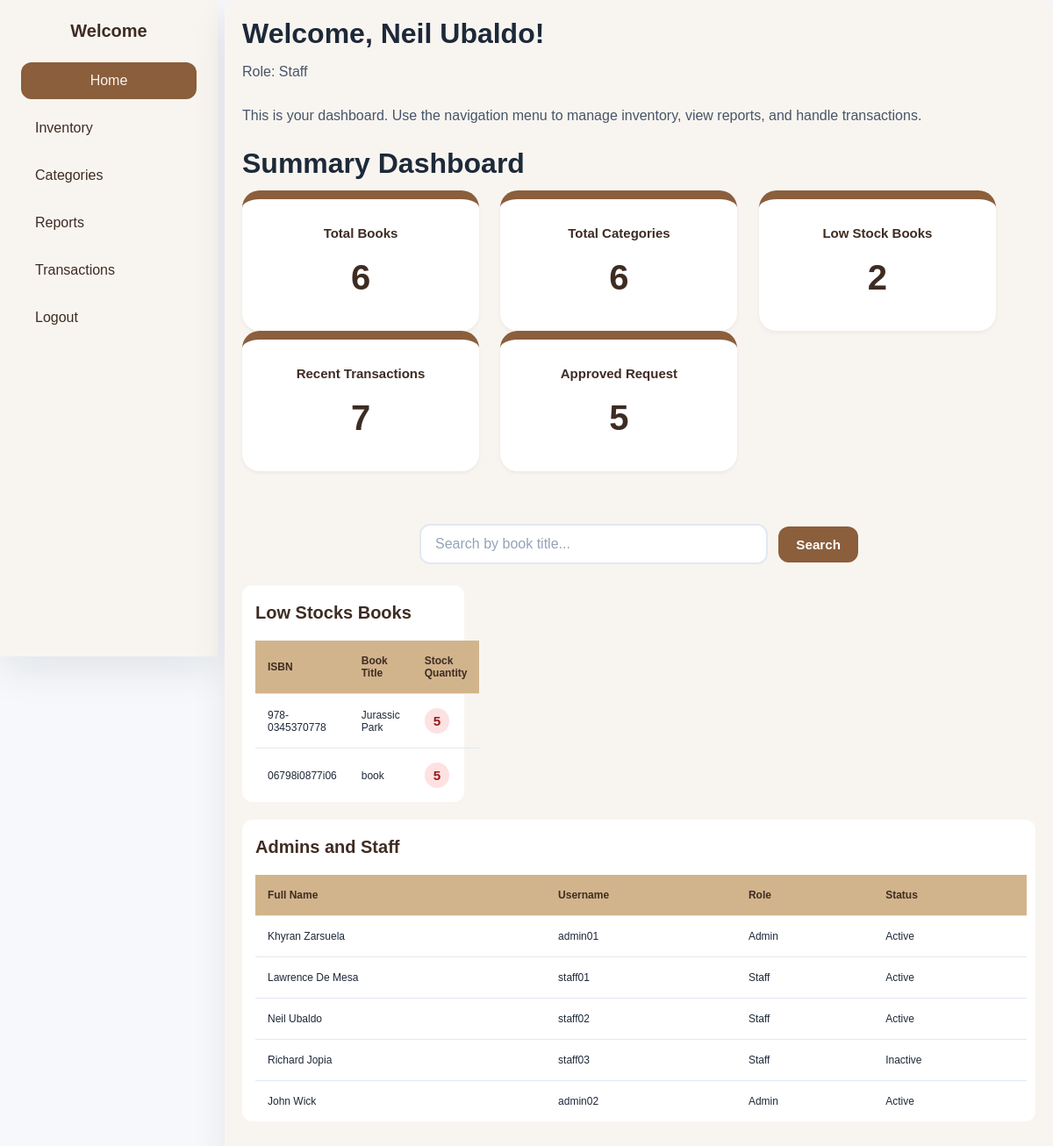
Screenshot of /index.php (signed in) with the database file from the repository.
### tables this page shows
CREATE TABLE `books` (
  `book_id` int(11) NOT NULL,
  `isbn` varchar(20) NOT NULL,
  `title` varchar(150) NOT NULL,
  `author_id` int(11) NOT NULL,
  `category_id` int(11) NOT NULL,
  `price` decimal(10,2) NOT NULL,
  `stock_quantity` int(11) NOT NULL
);

CREATE TABLE `users` (
  `user_id` int(11) NOT NULL,
  `role_id` int(11) NOT NULL,
  `full_name` varchar(100) NOT NULL,
  `username` varchar(50) NOT NULL,
  `password` varchar(255) NOT NULL,
  `status` enum('Active','Inactive') NOT NULL
);

CREATE TABLE `roles` (
  `role_id` int(11) NOT NULL,
  `role_name` varchar(50) NOT NULL
);

### index.php (the view, shortened to what this page needs)
<?php
    include "add.php";
     $queryTotalBooksCount = "SELECT COUNT(*) AS total_books FROM books;";
    $sqlTotalBooksCount = mysqli_query($connection, $queryTotalBooksCount);
     $queryTotalCategCount = "SELECT COUNT(*) AS total_categories FROM categories;";
    $sqlTotalCategCount = mysqli_query($connection, $queryTotalCategCount);
    $queryLowStockCount = "SELECT COUNT(*) AS low_stock_books FROM books WHERE stock_quantity < 10;";
    $sqlLowStockCount = mysqli_query($connection, $queryLowStockCount);
     $queryLowStock = "SELECT isbn, title, stock_quantity FROM books WHERE stock_quantity < 10;";
    $sqlLowStock = mysqli_query($connection, $queryLowStock);
    $queryRecentTransactionsCount = "SELECT COUNT(*) AS recent_transactions FROM inventory_transactions WHERE transaction_date >= DATE_SUB(CURDATE(), INTERVAL 7 DAY);";
    $sqlRecentTransactionsCount = mysqli_query($connection, $queryRecentTransactionsCount);
    $queryApprovedCount = "SELECT users.full_name, COUNT(inventory_transactions.transaction_id) AS approved_transactions
                        FROM users
                        INNER JOIN inventory_transactions
                        ON users.user_id = inventory_transactions.user_id WHERE inventory_transactions.status = 'Approved' GROUP BY users.full_name;";
     $sqlApprovedCount = mysqli_query($connection,$queryApprovedCount);
    $queryUsers = "SELECT users.full_name, users.username, roles.role_name, users.status
                FROM users
                INNER JOIN roles ON users.role_id = roles.role_id;";
     $sqlUsers = mysqli_query($connection,$queryUsers);
?>
<!DOCTYPE html>
<html lang="en">
<head>
    <link rel="stylesheet" href="s.css">
</head>
<body>
    <div class="layout">
        <aside class="sidebar">
            <div class="sidebar-header">
                <h2 style="text-align: center; color: var(--text);">Welcome</h2>
            </div>
            <nav class="sidebar-nav">
                 <a href="#" style="  background-color: var(--primary); color: var(--background); text-align: center;">Home</a>
                <a href="index2.php">Inventory</a>
                <a href="categories.php">Categories</a>
                <a href="reports.php">Reports</a>
                <a href="transactions.php">Transactions</a>
                <a href="Login.php">Logout</a>
            </nav>
        </aside>
    <div class="container">
        <div class="hellopage">
           <h1> Welcome, <?php echo $_SESSION['full_name']; ?>!</h1>
        <p> Role: <?php echo ucfirst($_SESSION['role_name']); ?> </p>
        <p> This is your dashboard. Use the navigation menu to manage inventory, view reports, and handle transactions. </p>
       </div>
        <h1>Summary Dashboard</h1>
              <div class="card1">
        <div class="summary-table">
            <h1 class="t1">Total Books</h1>
                        <h2 class="t2">
                        <?php $r = mysqli_fetch_assoc($sqlTotalBooksCount); ?>
                         <?php echo $r['total_books']; ?></h2>
            </div>
        </div>
           <div class="card2">
        <div class="summary-table">
            <h1 class="t1">Total Categories</h1>
                    <h2 class="t2">
                            <?php $r = mysqli_fetch_assoc($sqlTotalCategCount); ?>
                        <?php echo $r['total_categories']; ?>
            </div>
        </div>
        <div class="card3">
        <div class="summary-table">
                <h1 class="t1">Low Stock Books</h1></th>
                   <h2 class="t2">
                            <?php $r = mysqli_fetch_assoc($sqlLowStockCount); ?>
                        <?php echo $r['low_stock_books']; ?></h2>
</div>
        </div>
         <div class="card4">
        <div class="summary-table">
            <h1 class="t1">Recent Transactions</h1>
             <h2 class="t2">
             <?php $r = mysqli_fetch_assoc($sqlRecentTransactionsCount); ?>
             <?php echo $r['recent_transactions']; ?></h2>
</div>
        </div>
        <div class="card5">
        <div class="summary-table">
            <h1 class="t1">Approved Request</h1>
             <h2 class="t2">
             <?php $r = mysqli_fetch_assoc($sqlApprovedCount); ?>
             <?php echo $r['approved_transactions']; ?></h2>
</div>
        </div>
        <form method="POST" class="search-form">
            <input type="text" class="searchbar" name="searchh" placeholder="Search by book title..." required>
            <button type="submit" class="search-button">Search</button>
        </form>
        <div class="low">
                 <table class="inventory-table">
                <h1 style="color: var(--text); font-size: 20px; margin-bottom:20px;">Low Stocks Books</h1>
                <thead>
                    <tr>
                        <th>ISBN</th>
                        <th>Book Title</th>
                        <th>Stock Quantity</th>
                    </tr>
                </thead>
                <tbody>
                    <?php while($results = mysqli_fetch_array($sqlLowStock)) { ?>
                    <tr>
                        <td><?php echo $results['isbn']; ?></td>
                        <td><?php echo $results['title']; ?></td>
                          <td><span class="status low-stock"><?php echo $results['stock_quantity']; ?></span></td>
                    </tr>
                    <?php } ?>
                </tbody>
            </table>
            </div>
             <div class="lower">
                 <table class="inventory-table">
                <h1 style="color: var(--text); font-size: 20px; margin-bottom:20px;">Admins and Staff</h1>
                <thead>
                    <tr>
                        <th>Full Name</th>
                        <th>Username</th>
                        <th>Role</th>
                        <th>Status</th>
                    </tr>
                </thead>
                <tbody>
                    <?php while($results = mysqli_fetch_array($sqlUsers)) { ?>
                    <tr>
                        <td><?php echo $results['full_name']; ?></td>
                        <td><?php echo $results['username']; ?></td>
                        <td><?php echo $results['role_name']; ?></td>
                        <td><?php echo $results['status']; ?></td>
                    </tr>
                    <?php } ?>
                </tbody>
            </table>
            </div>
            </div>
        </div>
</body>
</html>

### s.css (style rules this page uses)
body { font-family: Arial, sans-serif; margin: 0; background-color: #f6f8fb; color: #1d2939; }
:root { --primary: #8B5E3C; --secondary: #D2B48C; --background: #F8F5F0; --card: #FFFFFF; --text: #3E2C23; --hover: #A47149; --border: #E5DDD3; }
.layout { display: flex; flex-direction: row; flex-wrap: nowrap; justify-content: flex-start; align-items: stretch; align-content: stretch; gap: 8px; }
.sidebar { height: 700px; width: 200px; padding: 24px; background-color: var(--background); box-shadow: 0 18px 40px rgba(15, 23, 42, 0.08); top: 20px; align-self: flex-start; }
.sidebar-header { display: flex; flex-direction: column; gap: 16px; margin-bottom: 24px; }
.sidebar-header h2 { margin: 0; font-size: 1.25rem; color: #0f172a; }
.sidebar-nav { display: flex; flex-direction: column; gap: 12px; }
.sidebar-nav a { display: block; padding: 12px 16px; border-radius: 12px; text-decoration: none; color: var(--text); background-color: var(--background); transition: background-color 0.2s ease, transform 0.2s ease; }
.container { width: auto; flex: 2; padding: 20px; background: var(--background); border-radius: 12px; box-shadow: 0 18px 40px rgba(15, 23, 42, 0.08); }
h1 { margin: 0 0 12px; font-size: 2rem; }
p { margin: 0 0 24px; color: #475569; line-height: 1.6; }
.status { display: inline-flex; align-items: center; gap: 8px; padding: 6px 10px; border-radius: 999px; font-size: 0.95rem; font-weight: 600; color: #0f172a; background: #e2e8f0; }
.status.low-stock { background: #fee2e2; color: #991b1b; }

### index.php (style rules this page uses)
.search-form { display: flex; align-items: center; justify-content: center; gap: 12px; margin: 0 auto 24px; width: 100%; max-width: 500px; }
.searchbar { flex: 1; padding: 12px 16px; border: 2px solid #e2e8f0; border-radius: 12px; font-size: 1rem; color: #1d2939; font-family: Arial, sans-serif; transition: all 0.3s ease; background: #ffffff; margin-top: 60px; }
.searchbar::placeholder { color: #94a3b8; }
.search-button { padding: 12px 20px; background: var(--primary); color: #ffffff; border: none; border-radius: 12px; font-weight: 600; font-size: 0.95rem; margin-top: 60px; cursor: pointer; transition: all 0.2s ease; }
.card1, .card2, .card3, .card4, .card5 { display: inline-block; margin-right: 20px; vertical-align: top; align-items: center; justify-content: center; background: var(--card); border-top: 10px solid #8B5E3C; border-radius: 20px; padding: 20px; height: 110px; width: 100%; max-width: 230px; box-shadow: 0 2px 4px rgba(0, 0, 0, 0.05); transition: all 0.5s ease; }
.summary-table { text-align: center; }
.summary-table .t1, .t2 { text-align: center; margin: 0px; padding:10px; font-size: 15px; color: var(--text); }
.t2 { font-weight: bold; text-align: center; margin: 0px; padding:10px; font-size: 40px; }
.inventory-table { width: 100%; border-collapse: collapse; margin-bottom: 20px; }
.inventory-table th, .inventory-table td { font-size: 12px; padding: 16px 14px; text-align: left; border-bottom: 1px solid #e2e8f0; }
.inventory-table th { background: var(--secondary); font-weight: 700; color: var(--text); }
.inventory-table tbody tr:last-child td { border-bottom: none; }
.status { display: inline-flex; align-items: center; gap: 8px; padding: 6px 10px; border-radius: 999px; font-size: 0.95rem; font-weight: 600; color: var(--text); background: #e2e8f0; }
.status.low-stock { background: #fee2e2; color: #991b1b; }
:root { --primary: #8B5E3C; --secondary: #D2B48C; --background: #F8F5F0; --card: #FFFFFF; --text: #3E2C23; --hover: #A47149; --border: #E5DDD3; }
.low { flex: 1 1 320px; width: 100%; max-width: 28%; border-radius: 12px; background-color: var(--card); padding-top:20px; padding-left:15px; padding-right: 10px; box-sizing: border-box; }
.lower { flex: 1 1 320px; width: 100%; max-width: 100%; border-radius: 12px; background-color: var(--card); padding-top:20px; padding-left:15px; padding-right: 10px; box-sizing: border-box; }
.hellopage { animation: it 1s ease; }

### rows the page displays
books: isbn "978-0345370778", title "Jurassic Park", stock_quantity "5"
books: isbn "06798i0877i06", title "book", stock_quantity "5"
users: full_name "Khyran Zarsuela", username "admin01", role.role_name "Admin", status "Active"
users: full_name "Lawrence De Mesa", username "staff01", role.role_name "Staff", status "Active"
users: full_name "Neil Ubaldo", username "staff02", role.role_name "Staff", status "Active"
users: full_name "Richard Jopia", username "staff03", role.role_name "Staff", status "Inactive"
users: full_name "John Wick", username "admin02", role.role_name "Admin", status "Active"

### other values shown
$_SESSION['full_name'] "Neil Ubaldo"
$_SESSION['role_name'] "Staff"
$r['total_books'] "6"
$r['total_categories'] "6"
$r['low_stock_books'] "2"
$r['recent_transactions'] "7"
$r['approved_transactions'] "5"
